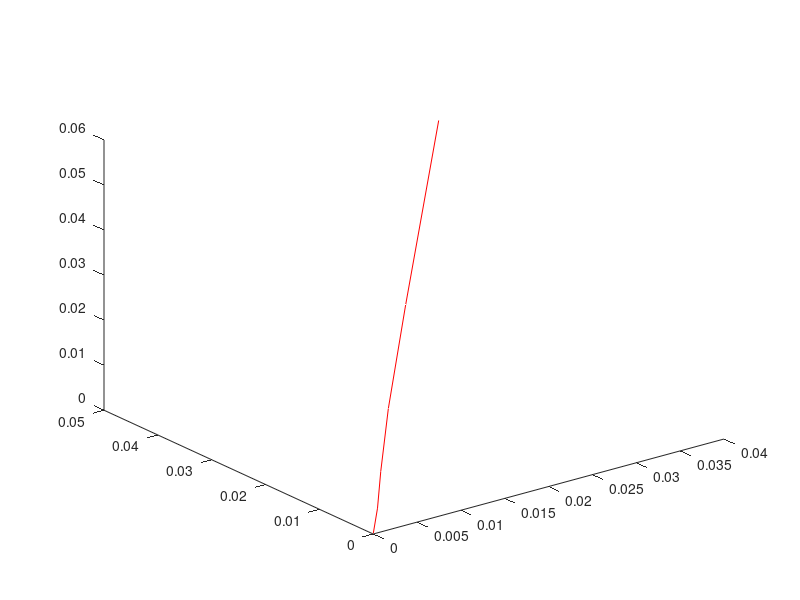

Write the MATLAB code that produced this figure.
%fileRight = fopen('right.txt','r');
%fileLeft = fopen('left.txt','r');

filename = 'Right.txt';
[accelR,delimeterOut]=importdata('Right.txt');

T = .023;
V = zeros(size(accelR,1),size(accelR,2));
D = zeros(size(accelR,1),size(accelR,2));


mag_accelR=abs(accelR);

Heel_Strike= mag_accelR< .1;


%Solve for velocity
% for y = 2:size(accelR,1)
%     for w = 1:size(accelR,2)
%         V(y,w) = V(y-1,w) + accelR(y,w)*T;     
%     end
% end

vel = zeros(size(accelR));
for t = 2:length(V)
    V(t,:) = V(t-1,:) + accelR(t,:) * T;
     if(Heel_Strike(t) == 1)
         V(t,:) = [0 0 0];     % force zero velocity when foot stationary
     end
end


% disp(V);

%Solve for displacement
for z = 2:size(accelR,1)
    for y = 1:size(accelR,2)
        D(z,y) = D(z-1,y) + V(z,y)*T;
    end
end

 disp(D);
%disp(mag_accelR);

plot3(D(:,1),D(:,2),D(:,3),'r')

% disp(sizeA);
% %Get the magnitude of the acceleration vector
% function f1 = mag(x,y,z)
%     f1 = sqrt(x^2 + y^2 + z^2);
% end

